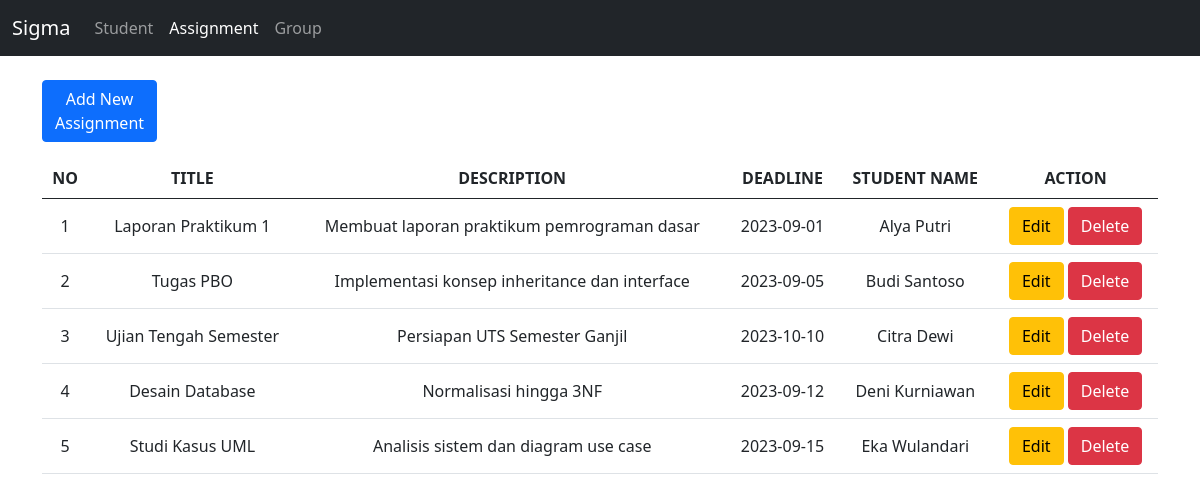
Screenshot of /assignment.php with the database file from the repository.
### tables this page shows
CREATE TABLE `assignments` (
  `ID` int(11) NOT NULL,
  `title` varchar(255) DEFAULT NULL,
  `description` text DEFAULT NULL,
  `deadline` date DEFAULT NULL,
  `student_ID` int(11) DEFAULT NULL
);

CREATE TABLE `students` (
  `ID` int(11) NOT NULL,
  `name` varchar(255) NOT NULL,
  `NIM` varchar(255) NOT NULL,
  `phone` varchar(255) NOT NULL,
  `join_date` date NOT NULL
);

### controllers/Assignment.controller.php (called while the page is built, shortened)
<?php
include_once "models/Student.class.php";
include_once "views/Assignment.view.php";
class AssignmentController {
    private $assignment;
    function __construct() {
        $this->assignment = new Assignment(Config::$servername, Config::$username, Config::$password, Config::$db_name);
    }
    public function index() {
        $this->assignment->connect();
        $this->assignment->read ();
        $data = array('assignment' => array());
        while ($row = $this->assignment->fetch()) array_push($data['assignment'], $row);
        $view = new AssignmentView ();
        $view->render ($data);
    }
}

### views/Assignment.view.php (the view, shortened to what this page needs)
<?php
class AssignmentView {
    public function render ($data) {
        $num = 1;
        $header = "
        <th class='text-center align-center'>NO</th>
        <th class='text-center align-center'>TITLE</th>
        <th class='text-center align-center'>DESCRIPTION</th>
        <th class='text-center align-center'>DEADLINE</th>
        <th class='text-center align-center'>STUDENT NAME</th>
        ";
        $dataAssignment = null;
        foreach ($data['assignment'] as $val) {
            list($id, $title, $description, $deadline, $s_id, $name) = $val;
            $dataAssignment .= "
              <tr class='text-center align-middle'>
                <td>" . $num++ . "</td>
                <td>" . $title . "</td>
                  <td>" . $description . "</td>
                  <td>" . $deadline . "</td>
                  <td>" . $name . "</td>
                  <td>
                    <a href='?form=$id' class='btn btn-warning'>Edit</a>
                    <a href='?delete_id=$id' class='btn btn-danger'>Delete</a>
                  </td>
              </tr>
            ";
        }
    }
}

### assignment.php (shortened to what this page needs)
<?php
include_once "controllers/Assignment.controller.php";
include_once "views/Template.class.php";
$assignment = new AssignmentController ();
if (isset ($_POST['create'])) {
    $title = $_POST['title'];
    $description = $_POST['description'];
    $deadline = $_POST['deadline'];
    $student_id = $_POST['student_id'];
    $assignment->create ($title, $description, $deadline, $student_id);
}
else if (!empty ($_GET['form'])) {
    $id = $_GET['form'] == 'X' ? null : $_GET['form'];
    $assignment->form ($id);
}
else if (!empty ($_GET['delete_id'])) {
    $id = $_GET['delete_id'];
    $assignment->delete ($id);
}
else $assignment->index ();

### views/Template.class.php (shortened to what this page needs)
<?php
class Template {
    var $content = "";
    function __construct($file = "") {
        $this->content = implode("", @file($file));
    }
    function clear () { $this->content = preg_replace("/DATA_[A-Z|_|0-9]+/", "", $this->content); }
    function write () {
        print $this->content;
    }
    function replace ($old = '', $new = '') {
        if (is_int ($new)) $value = sprintf("%d", $new);
        else if (is_float ($new)) $value = sprintf("%f", $new);
        else if (is_array ($new)) {
            $value = '';
            foreach ($new as $item) $value .= $item . ' ';
        } else $value = $new;
        $this->content = preg_replace("/$old/", $value, $this->content);
    }
}

### rows the page displays
assignments: title "Laporan Praktikum 1", description "Membuat laporan praktikum pemrograman dasar", deadline "2023-09-01", student_ID.name "Alya Putri"
assignments: title "Tugas PBO", description "Implementasi konsep inheritance dan interface", deadline "2023-09-05", student_ID.name "Budi Santoso"
assignments: title "Ujian Tengah Semester", description "Persiapan UTS Semester Ganjil", deadline "2023-10-10", student_ID.name "Citra Dewi"
assignments: title "Desain Database", description "Normalisasi hingga 3NF", deadline "2023-09-12", student_ID.name "Deni Kurniawan"
assignments: title "Studi Kasus UML", description "Analisis sistem dan diagram use case", deadline "2023-09-15", student_ID.name "Eka Wulandari"

### other values shown
$this->content "Sigma Student Assignment Group Add New Assignment ACTION"
